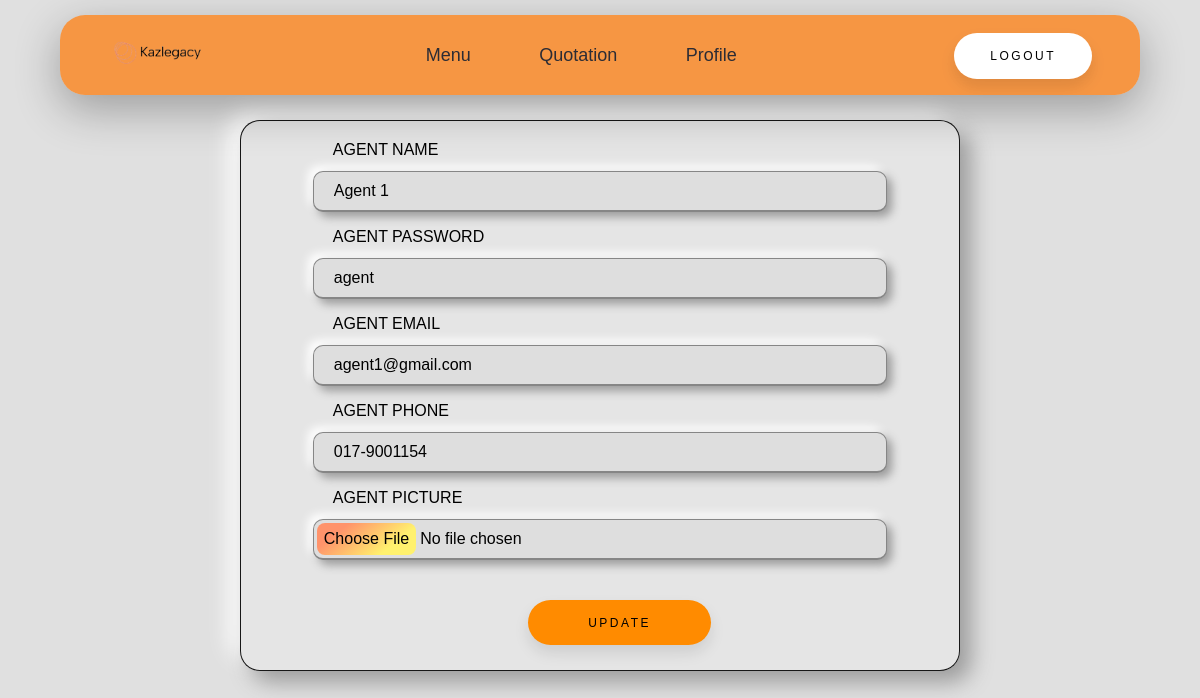
The page /agent_edit_profile.php (signed in) on the database its author committed.
### tables this page shows
CREATE TABLE `agent` (
  `agent_code` varchar(255) NOT NULL,
  `agent_picture` varchar(255) NOT NULL,
  `agent_name` varchar(255) NOT NULL,
  `agent_password` varchar(255) NOT NULL,
  `agent_phone` varchar(255) NOT NULL,
  `agent_email` varchar(255) NOT NULL
);

### src/agent_edit_profile.php (the view, shortened to what this page needs)
<?php
include "dbConfig.php";
$agent_code = $_SESSION['agent_code'];
$query = "select * from agent where agent_code='$agent_code'";
$result = mysqli_query($con, $query);
$row = mysqli_fetch_assoc($result);
$agent_name = $row["agent_name"];
$agent_phone = $row["agent_phone"];
$agent_email = $row["agent_email"];
$agent_password = $row["agent_password"];
?>
<!DOCTYPE html>
<html>
<head>
	<link rel="stylesheet" href="style.css">
	<link href='https://unpkg.com/boxicons@2.1.4/css/boxicons.min.css' rel='stylesheet'>
</head>
<body>
	<header id="header">
		<a href="agent_menu.php" class="FWD"><img src="kazlegacy-logo.png" alt="FWD" width="100" height="30"></a>
		<nav class="navbar">
			<a href="agent_menu.php">Menu</a>
			<a href="agent_quotation.php">Quotation</a>
			<a href="agent_profile.php">Profile</a>
		</nav>
		<div class="agent_logout">
			<a href="agent_logout.php" class="logout-button">Logout</a>
		</div>
	</header>
	<div class="agent-edit-profile-container">
		<form action="agent_edit_profile.php" enctype="multipart/form-data" method="POST">
			<div class="edit-agent-info">
				<input type="text" name="agent_name" required="" value="<?= $agent_name ?>">
				<label class="agent-info-label">AGENT NAME</label>
			</div>
			<div class="edit-agent-info">
				<input type="text" name="agent_password" required="" value="<?= $agent_password ?>">
				<label class="agent-info-label">AGENT PASSWORD</label>
			</div>
			<div class="edit-agent-info">
				<input type="text" name="agent_email" required="" value="<?= $agent_email ?>">
				<label class="agent-info-label">AGENT EMAIL</label>
			</div>
			<div class="edit-agent-info">
				<input type="text" name="agent_phone" required="" value="<?= $agent_phone ?>">
				<label class="agent-info-label">AGENT PHONE</label>
			</div>
			<div class="edit-agent-picture">
				<input type="file" name="image" accept=".jpg, .jpeg, .png">
				<label class="agent-info-label">AGENT PICTURE</label>
			</div>
			<button class="update-button">UPDATE</button>
		</form>
	</div>
</body>
</html>

### src/style.css (style rules this page uses)
* { margin: 0; padding: 0; box-sizing: border-box; font-family: sans-serif; text-decoration: none; }
body { background-color: #e0e0e0; }
#header { position: fixed; border-radius: 25px; top: 15px; left: 5%; width: 90%; height: 10%; padding: 2% 4%; background: rgba(255, 119, 0, 0.7); backdrop-filter: blur(10px); display: flex; justify-content: space-between; align-items: center; box-shadow: rgba(0, 0, 0, 0.3) 0px 14px 45px; z-index: 100; transition: top 0.2s; }
.navbar a { color: #2c2c34; font-size: 18px; text-decoration: none; margin: 0 2rem; transition: 0.2s; }
.logout-button { text-decoration: none; padding: 1.3em 3em; font-size: 12px; text-transform: uppercase; letter-spacing: 2.5px; font-weight: 500; color: #000; background-color: #fff; border: none; border-radius: 45px; box-shadow: 0px 8px 15px rgba(0, 0, 0, 0.1); transition: all 0.3s ease 0s; }
.update-button { text-decoration: none; padding: 1.3em 5em; font-size: 12px; margin-bottom: 2%; margin-left: 40%; text-transform: uppercase; letter-spacing: 2.5px; font-weight: 500; color: black; background-color: #ff8b00; border: none; border-radius: 45px; box-shadow: 0px 8px 15px rgba(0, 0, 0, 0.1); transition: all 0.3s ease 0s; }
.edit-agent-info { position: relative; width: 80%; margin-left: 10%; }
.edit-agent-info:first-of-type { margin-top: 7%; }
.edit-agent-info input { padding: 10px; width: 100%; margin-bottom: 8%; font-size: 16px; color: black; border: 1px solid #dedede; border-bottom: 2px solid silver; border-radius: 3px; outline: none; background-color: #dedede; transition: all 0.3s ease; }
.edit-agent-info label { position: absolute; top: -40px; left: 0; padding: 10px 20px; font-size: 16px; color: grey; pointer-events: none; transition: all 0.5s ease; }
.edit-agent-info input:focus, .edit-agent-info input:valid { border: 1px solid rgba(0, 0, 0, 0.4); border-bottom: 2px solid rgba(0, 0, 0, 0.4); border-radius: 10px; padding: 10px 20px; box-shadow: 5px 5px 10px #9b9b9b, -5px -5px 10px #ffffff; }
.edit-agent-info input:focus ~ label, .edit-agent-info input:valid ~ label { color: black; }
.edit-agent-picture { position: relative; width: 80%; margin-left: 10%; }
.edit-agent-picture input { width: 100%; padding: 3px; margin-bottom: 7%; font-size: 16px; color: black; border: 1px solid #dedede; border-bottom: 2px solid silver; border-radius: 3px; outline: none; background-color: #dedede; transition: all 0.3s ease; }
.edit-agent-picture input:focus, .edit-agent-picture input:valid { border: 1px solid rgba(0, 0, 0, 0.4); border-bottom: 2px solid rgba(0, 0, 0, 0.4); border-radius: 10px; box-shadow: 5px 5px 10px #9b9b9b, -5px -5px 10px #ffffff; }
.edit-agent-picture input:focus ~ label, .edit-agent-picture input:valid ~ label { color: black; }
.edit-agent-picture label { position: absolute; top: -40px; left: 0; padding: 10px 20px; font-size: 16px; color: grey; pointer-events: none; transition: all 0.5s ease; }
.agent-edit-profile-container { border: 1px solid rgba(0, 0, 0, 0.9); background: rgba(232, 232, 232, 0.6); box-shadow: 11px 11px 22px #9b9b9b, -11px -11px 22px #ffffff; border-radius: 20px; width: 60%; margin-top: 10%; margin-left: 20%; padding-bottom: 10px; }

### rows shown on the page
agent: agent_name "Agent 1", agent_password "agent", agent_email "agent1@gmail.com", agent_phone "017-9001154"
